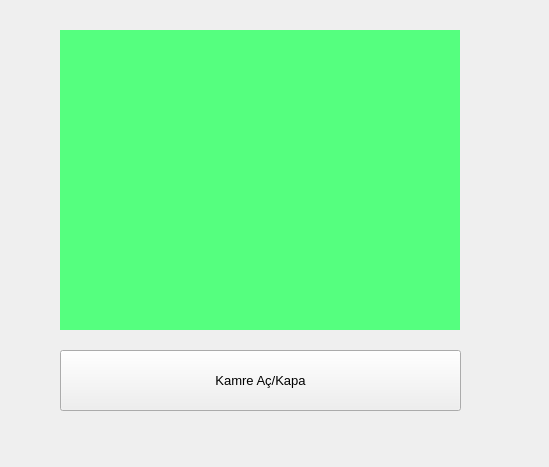
<?xml version="1.0" encoding="UTF-8"?>
<ui version="4.0">
 <class>MainWindow</class>
 <widget class="QMainWindow" name="MainWindow">
  <property name="geometry">
   <rect>
    <x>0</x>
    <y>0</y>
    <width>549</width>
    <height>467</height>
   </rect>
  </property>
  <property name="windowTitle">
   <string>Kamera Uygulamsı</string>
  </property>
  <widget class="QWidget" name="centralwidget">
   <widget class="QLabel" name="lblCam">
    <property name="geometry">
     <rect>
      <x>60</x>
      <y>30</y>
      <width>400</width>
      <height>300</height>
     </rect>
    </property>
    <property name="styleSheet">
     <string notr="true">background-color: rgb(85, 255, 127);</string>
    </property>
    <property name="text">
     <string/>
    </property>
   </widget>
   <widget class="QPushButton" name="btnCam">
    <property name="geometry">
     <rect>
      <x>60</x>
      <y>350</y>
      <width>401</width>
      <height>61</height>
     </rect>
    </property>
    <property name="font">
     <font>
      <pointsize>10</pointsize>
     </font>
    </property>
    <property name="text">
     <string>Kamre Aç/Kapa</string>
    </property>
   </widget>
  </widget>
 </widget>
 <resources/>
 <connections/>
</ui>
